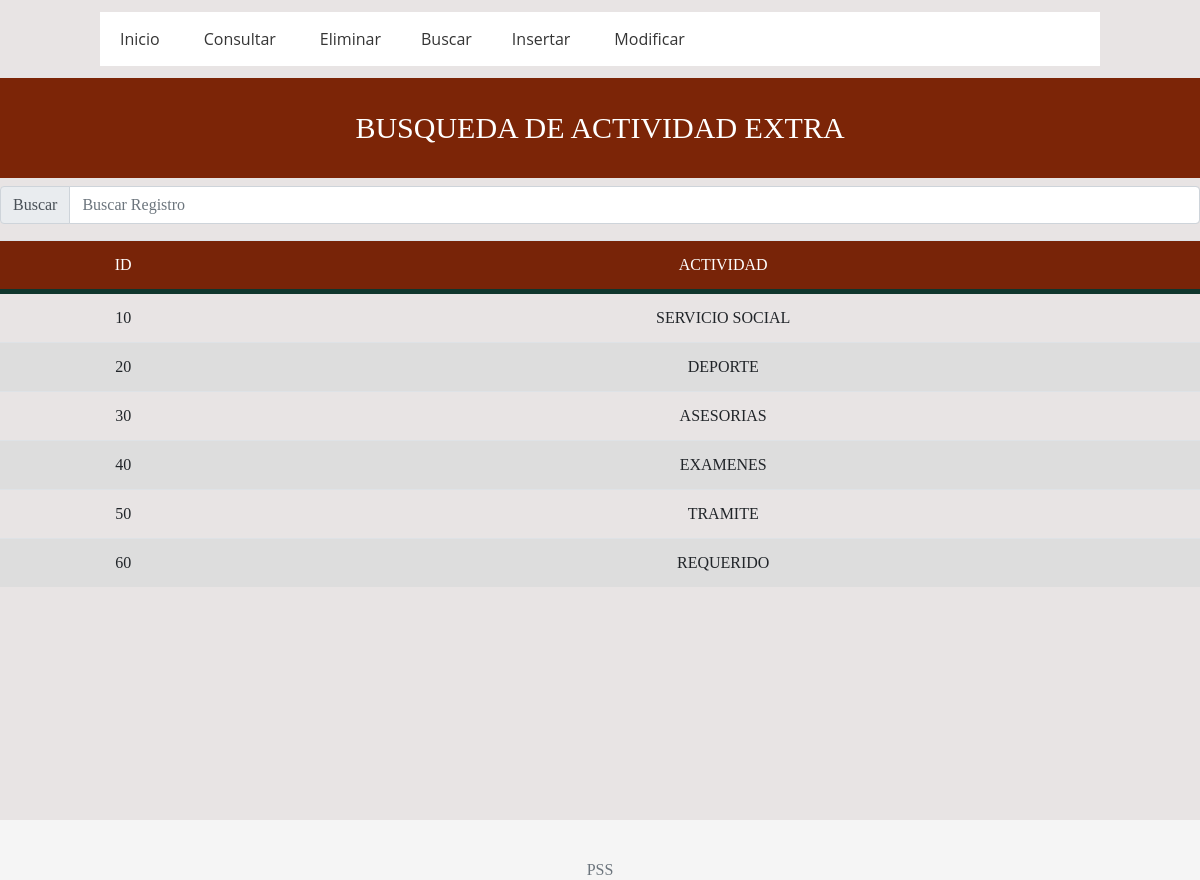
/BUSCAR/buscar_actext.php, run on the app's committed database.
### tables this page shows
CREATE TABLE ACTEXT(
ID_ACTEXT INT,
NOM_ACTEXT VARCHAR(100),
CONSTRAINT PK_IACT PRIMARY KEY(ID_ACTEXT))
ENGINE INNODB;

### BUSCAR/buscar_actext.php (the view, shortened to what this page needs)
<!doctype html>
<html lang="es">
<head>
  <link rel="stylesheet" href="ostras.css">
<link href="dist/css/bootstrap.min.css" rel="stylesheet">
<link href="assets/css/sticky-footer-navbar.css" rel="stylesheet">
<link rel="stylesheet" href="http://code.jquery.com/ui/1.10.1/themes/base/jquery-ui.css" />
	</head>
<head>
  <link rel="stylesheet" href="ostras.css">
</head>
<body>
</body>
</html>
<head>
  <link rel="stylesheet" href="ostras.css"><link rel="stylesheet" href="butt.css">
</head>
<body>
  <header>
    <nav class="navegacion">
      <ul class="menu">
        <li><a href="../menuostia.php">Inicio</a></li>
        <li><a href="../CONSULTAS/consulta_actext.php">Consultar</a></li>
        <li><a href="../BORRAR/borrar_actext.php">Eliminar</a>
          <li><a href="../BUSCAR/buscar_actext.php">Buscar</a>
		  <li><a href="../INSERTAR/insertar_actext.php">Insertar</a></li>
		  <li><a href="../MODIFICAR/modificar_actext.php">Modificar</a></li>
          </ul>
    </nav>
  </header>
</body>
</html>
 <html>
    <html>
    	<head> <meta charset="UTF-8">
    	<title>Alumno - Poli Search System 2.0</title> <link rel="stylesheet" href="dis.css">
    	<link rel="stylesheet" type="text/css" href="jamon.css">
    	</head>
    	<body>
    	<header>
		<h1 id="titulo">  BUSQUEDA DE ACTIVIDAD EXTRA </h1> </header>
 		<div align="center">
  <link rel="stylesheet" href="ostras.css"><link rel="stylesheet" href="butt.css">
			 <link rel="stylesheet" href="ostras.css">
		</body>
	</html>
<head>
<div class="input-group mb-3">
  <div class="input-group-prepend">
    <span class="input-group-text" id="basic-addon1">Buscar</span>
  </div>
  <input id="FiltrarContenido" type="text" class="form-control" placeholder="Buscar Registro" aria-label="Alumno" aria-describedby="basic-addon1">
</div>
	    <table class="table table-hover">
       <thead>
          <tr align="center">
    <td>ID</td>
    <td>ACTIVIDAD </td>
    </tr></thead>
        <tbody class="BusquedaRapida">
<?php
	$con = connect();
	$consulta = "SELECT ID_ACTEXT, NOM_ACTEXT FROM ACTEXT";
	$resultado1 = mysqli_query($con , $consulta);
	while ($row=mysqli_fetch_array ($resultado1))
	{
	echo "<tr><td>". $row["ID_ACTEXT"]. "</td>";
	echo "<td>". $row["NOM_ACTEXT"]. "</td>";
	}
?>
</tbody>
      </table>
    <footer class="footer">
      <div class="container">
        <span class="text-muted">PSS</a></p></span>
      </div>
    </footer>
  </body>
</html>

### BUSCAR/ostras.css (style rules this page uses)
* { margin: 0; padding: 0; -webkit-box-sizing: border-box; -moz-box-sizing: border-box; box-sizing: border-box; }
body { background: #E8E4E4; }
header { width: 100%; }
.navegacion { width: 1000px; margin: -4px auto; background: #fff; }
.navegacion ul { list-style: none; }
.menu > li { position: relative; display: inline-block; }
.menu > li > a { display: block; padding: 15px 20px; color: #353535; font-family: 'Open sans'; text-decoration: none; }

### BUSCAR/assets/css/sticky-footer-navbar.css (style rules this page uses)
html { position: relative; min-height: 100%; }
body { margin-bottom: 60px; }
.footer { position: absolute; bottom: 0; width: 100%; height: 60px; line-height: 60px; background-color: #f5f5f5; }
.footer > .container { padding-right: 15px; padding-left: 15px; }

### BUSCAR/butt.css (style rules this page uses)
body { margin: 0; padding: 0; }
.container { text-align: center; margin-top: 20px; }

### BUSCAR/dis.css (style rules this page uses)
body { background-color: #E8E4E4; font-family: Calibri; }
table { background-color: white; text-align: center; border-collapse: collapse; width: 100%; }
th, td { padding: 20px; }
thead { background-color: #782408; border-bottom: solid 5px #0F362D; color: white; }
tr:nth-child(even) { background-color: #ddd; }

### BUSCAR/jamon.css (style rules this page uses)
header #titulo { text-align: center; padding: 32px 32px; font-size: 30px; background-color:#7c2507; color: white; font-family: candara; }

### data on the page
actext: ID_ACTEXT "10", NOM_ACTEXT "SERVICIO SOCIAL"
actext: ID_ACTEXT "20", NOM_ACTEXT "DEPORTE"
actext: ID_ACTEXT "30", NOM_ACTEXT "ASESORIAS"
actext: ID_ACTEXT "40", NOM_ACTEXT "EXAMENES"
actext: ID_ACTEXT "50", NOM_ACTEXT "TRAMITE"
actext: ID_ACTEXT "60", NOM_ACTEXT "REQUERIDO"
